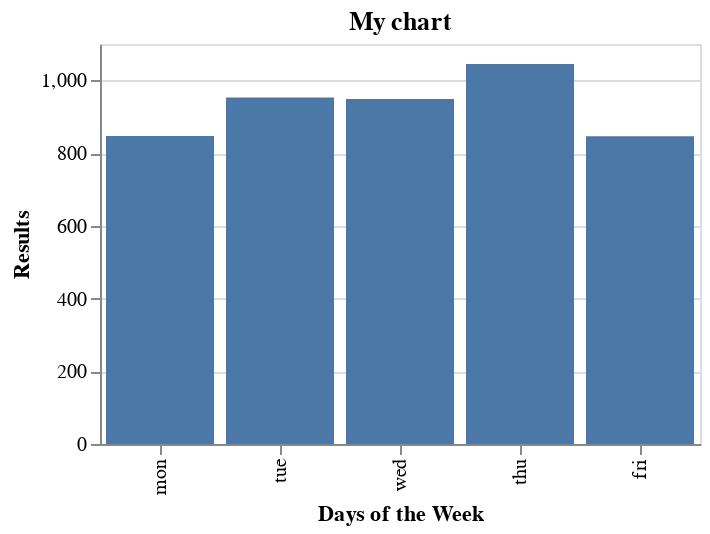

This figure's notebook cell:
### Code cell
#Days of the week and the total of "Yes" for each day.
week_days_orderer = ['mon','tue', 'wed','thu','fri']
chart = (alt.Chart(yes,title = "My chart")
            .encode(
                x = alt.X('day_of_week', axis = alt.Axis(title = "Days of the Week"),sort = week_days_orderer ),
                y = alt.Y('count(y)', axis = alt.Axis(title = "Results"),                
                ) 
    ).properties(
    width=300,
    height = 200,)
    .mark_bar())
chart

### Figure 1 — Vega-Lite specification as saved in the notebook (floating-point values rounded to 4 significant figures; data arrays with more than 128 entries replaced by an {"elided": "..."} marker saying what was removed)
{"config": {"view": {"continuousWidth": 400, "continuousHeight": 300}}, "data": {"name": "data-9475c88871491f5748a8c2dac97123a8"}, "mark": "bar", "encoding": {"x": {"axis": {"title": "Days of the Week"}, "field": "day_of_week", "sort": ["mon", "tue", "wed", "thu", "fri"], "type": "nominal"}, "y": {"aggregate": "count", "axis": {"title": "Results"}, "field": "y", "type": "quantitative"}}, "height": 200, "title": "My chart", "width": 300, "$schema": "https://vega.github.io/schema/vega-lite/v4.17.0.json", "datasets": {"data-9475c88871491f5748a8c2dac97123a8": {"elided": "4640 records"}}}
